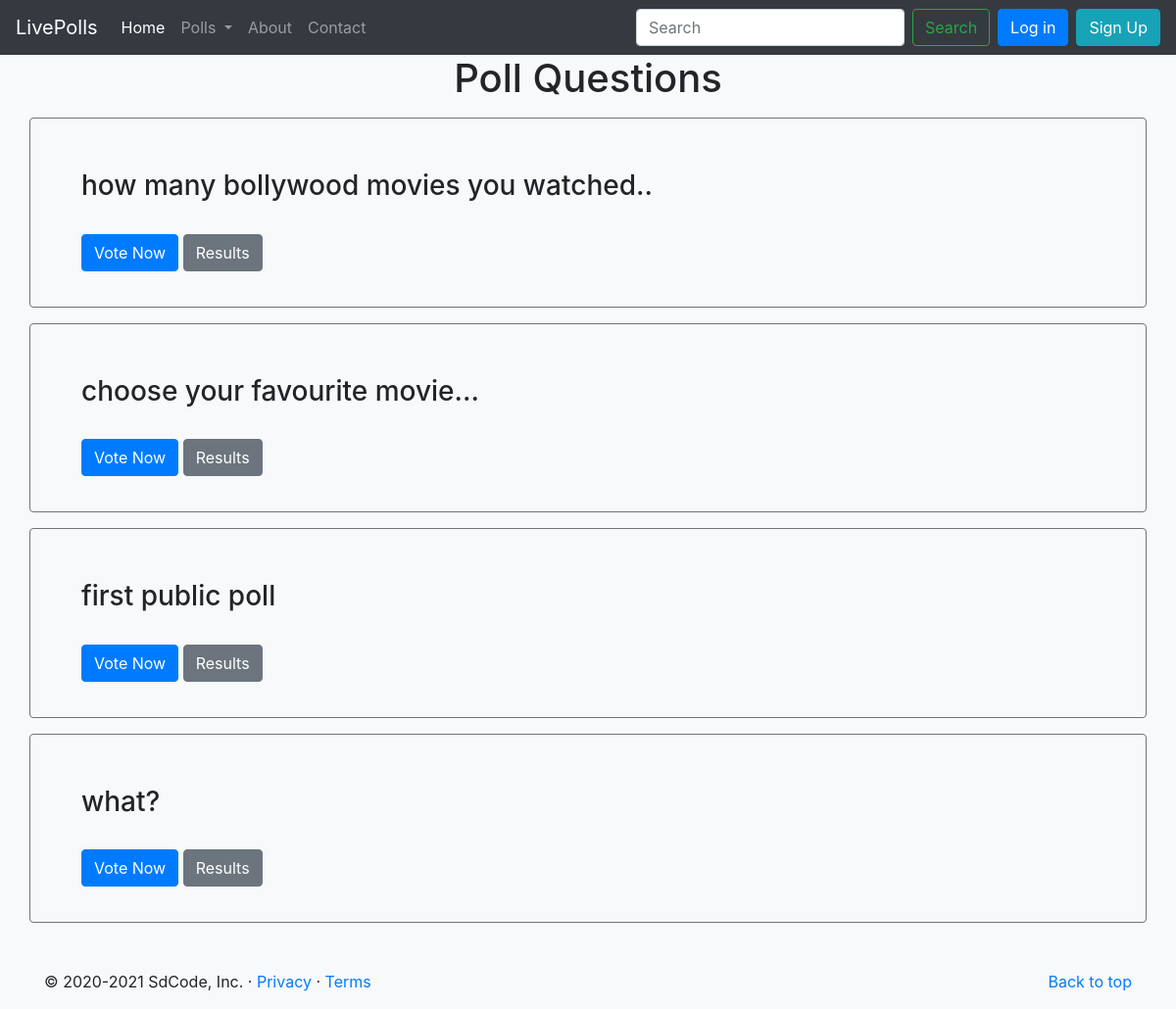
The page /users/publicpolls on the database its author committed.
### users/models.py (models this page shows, shortened)
class Question(models.Model):
    sno= models.AutoField(primary_key=True)
    question_text = models.CharField(max_length=200)
    livestatus = models.BooleanField(default=True)
    publicstatus = models.CharField(max_length=50)
    user=models.ForeignKey(User, on_delete=models.CASCADE)
    timestamp = models.DateTimeField(default=now)

### users/views.py (the view)
# urls.py: path('/publicpolls', views.publicpolls, name='publicpolls'),
def publicpolls(request):
    latest_question_list = Question.objects.order_by('-timestamp')[:5]
    context = {'latest_question_list': latest_question_list}
    return render(request, 'users/publicpolls.html', context)

### templates/users/publicpolls.html (shortened to what this page needs)
{% extends 'base.html' %}
{% block content %}
  <h1 class="text-center mb-3">Poll Questions</h1>
  {% if latest_question_list %}
    {% for question in latest_question_list %}
      {% if question.publicstatus ==  'public' %}
        <div class="container mt-3 p-3 border rounded border-secondary">
          <div class="card-body">
            <h3 class="m-3">{{ question.question_text }}</h3>
            <a href="{% url 'users:details' question.sno %}" class="btn btn-primary ml-3 mt-3">Vote Now</a>
            <a href="{% url 'users:results' question.sno %}" class="btn btn-secondary mt-3">Results</a>
          </div>
        </div>
      {% endif %}
    {% endfor %}
  {% else %}
    <p>No polls available</p>
  {% endif %}
{% endblock %}

### rows shown on the page
Question: question_text "how many bollywood movies you watched.."
Question: question_text "choose your favourite movie..."
Question: question_text "first public poll"
Question: question_text "what?"
